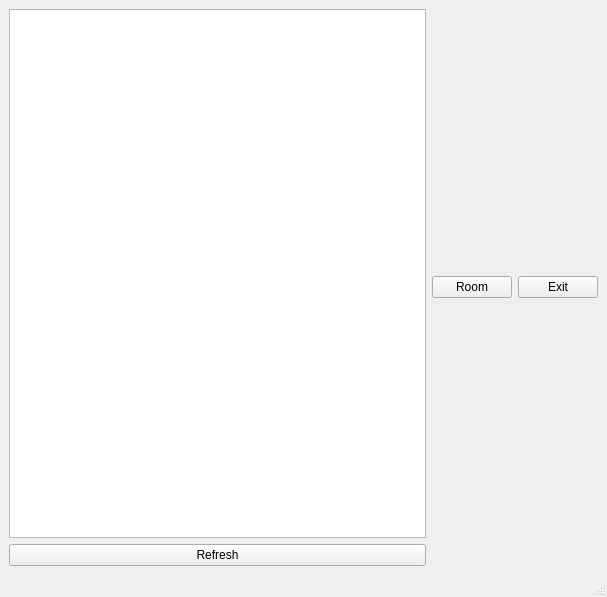
<?xml version="1.0" encoding="UTF-8"?>
<ui version="4.0">
 <class>clientWin</class>
 <widget class="QMainWindow" name="clientWin">
  <property name="geometry">
   <rect>
    <x>0</x>
    <y>0</y>
    <width>607</width>
    <height>597</height>
   </rect>
  </property>
  <property name="windowTitle">
   <string>CeNet Client 2.0</string>
  </property>
  <widget class="QWidget" name="centralwidget">
   <layout class="QGridLayout" name="gridLayout_2">
    <item row="0" column="0">
     <layout class="QGridLayout" name="gridLayout">
      <item row="2" column="0">
       <widget class="QPushButton" name="refreshButton">
        <property name="text">
         <string>Refresh</string>
        </property>
       </widget>
      </item>
      <item row="1" column="0">
       <widget class="QListWidget" name="onlineList">
        <property name="selectionMode">
         <enum>QAbstractItemView::ExtendedSelection</enum>
        </property>
       </widget>
      </item>
     </layout>
    </item>
    <item row="0" column="1">
     <layout class="QHBoxLayout" name="horizontalLayout">
      <item>
       <widget class="QPushButton" name="roomButton">
        <property name="text">
         <string>Room</string>
        </property>
       </widget>
      </item>
      <item>
       <widget class="QPushButton" name="exitButton">
        <property name="text">
         <string>Exit</string>
        </property>
       </widget>
      </item>
     </layout>
    </item>
   </layout>
  </widget>
  <widget class="QMenuBar" name="menubar">
   <property name="geometry">
    <rect>
     <x>0</x>
     <y>0</y>
     <width>607</width>
     <height>19</height>
    </rect>
   </property>
  </widget>
  <widget class="QStatusBar" name="statusbar"/>
 </widget>
 <resources/>
 <connections>
  <connection>
   <sender>exitButton</sender>
   <signal>clicked()</signal>
   <receiver>clientWin</receiver>
   <slot>close()</slot>
   <hints>
    <hint type="sourcelabel">
     <x>566</x>
     <y>294</y>
    </hint>
    <hint type="destinationlabel">
     <x>599</x>
     <y>-7</y>
    </hint>
   </hints>
  </connection>
  <connection>
   <sender>refreshButton</sender>
   <signal>clicked()</signal>
   <receiver>onlineList</receiver>
   <slot>show()</slot>
   <hints>
    <hint type="sourcelabel">
     <x>291</x>
     <y>552</y>
    </hint>
    <hint type="destinationlabel">
     <x>247</x>
     <y>276</y>
    </hint>
   </hints>
  </connection>
  <connection>
   <sender>roomButton</sender>
   <signal>clicked()</signal>
   <receiver>onlineList</receiver>
   <slot>setFocus()</slot>
   <hints>
    <hint type="sourcelabel">
     <x>493</x>
     <y>295</y>
    </hint>
    <hint type="destinationlabel">
     <x>345</x>
     <y>241</y>
    </hint>
   </hints>
  </connection>
 </connections>
</ui>
